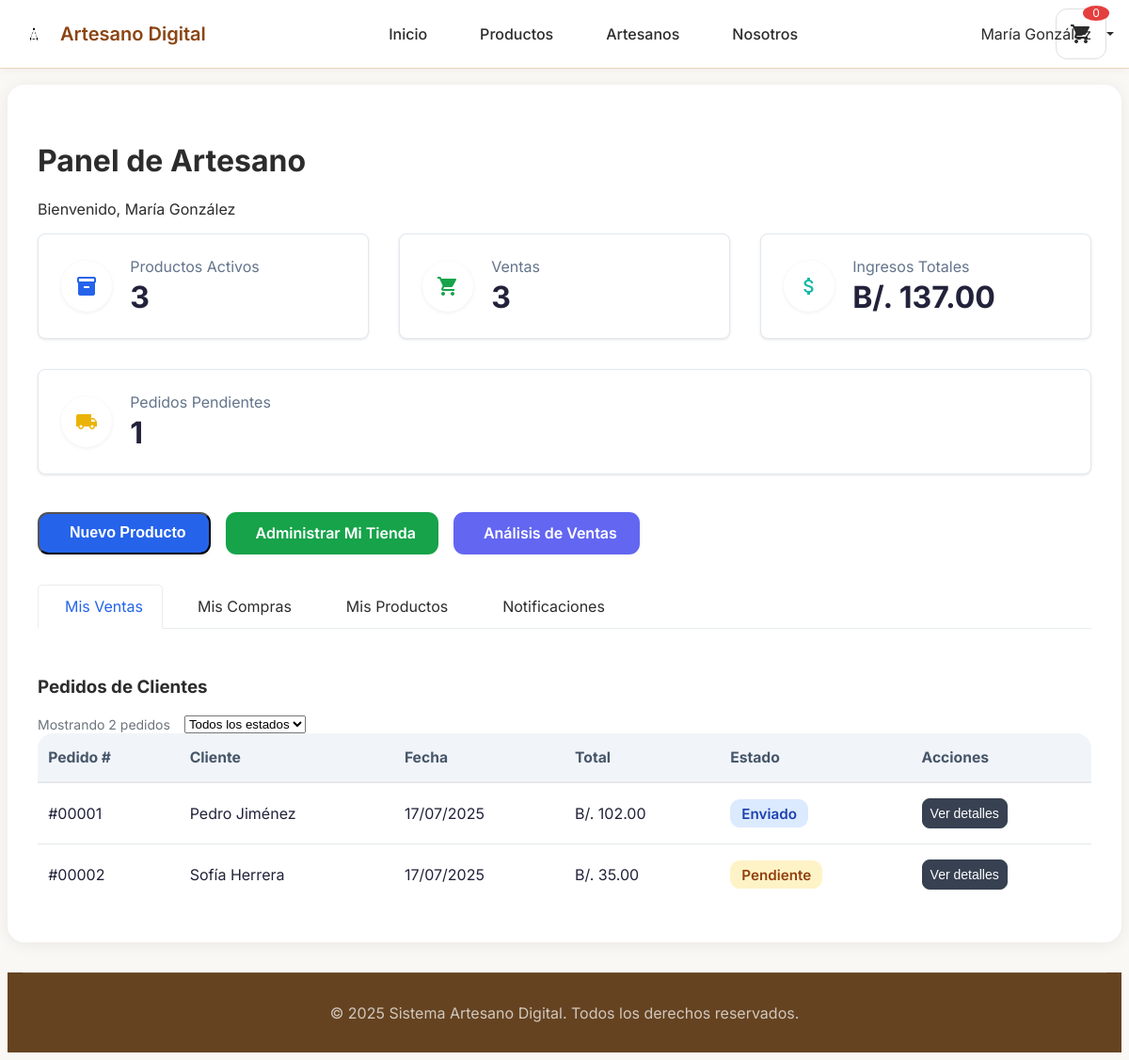
Page /dashboard/artesano (signed in) on the earlier database version.
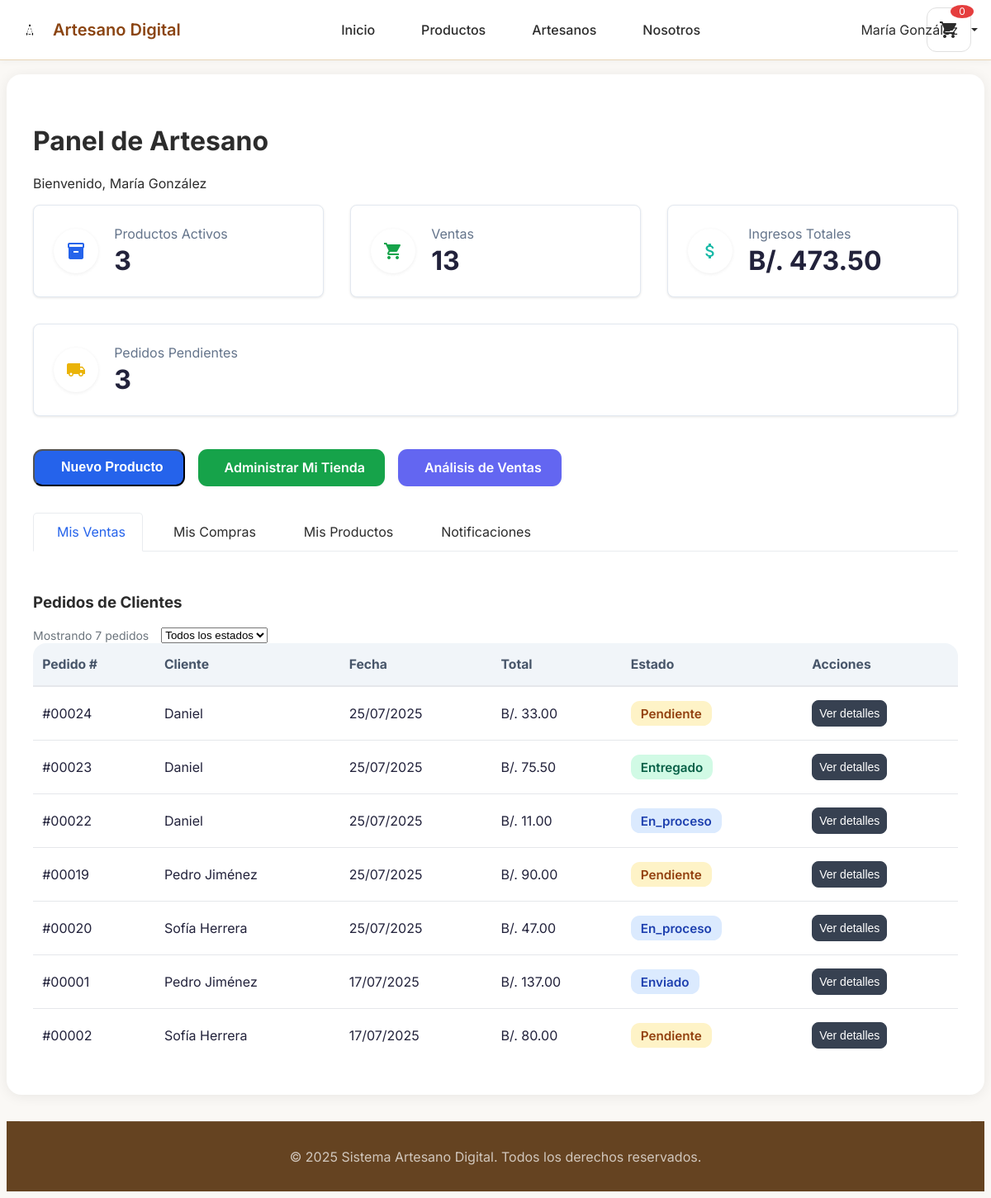
Same page on the later database version.
### tables this page shows
CREATE TABLE `productos` (
  `id_producto` int(11) NOT NULL,
  `id_tienda` int(11) NOT NULL,
  `nombre` varchar(100) NOT NULL,
  `descripcion` text DEFAULT NULL,
  `precio` decimal(10,2) NOT NULL,
  `descuento` decimal(10,2) DEFAULT 0.00,
  `imagen` varchar(255) DEFAULT NULL,
  `stock` int(11) DEFAULT 0,
  `activo` tinyint(1) DEFAULT 1,
  `fecha_creacion` datetime DEFAULT current_timestamp()
);

CREATE TABLE `pedidos` (
  `id_pedido` int(11) NOT NULL,
  `id_usuario` int(11) NOT NULL,
  `estado` enum('pendiente','confirmado','en_proceso','enviado','entregado','cancelado') DEFAULT 'pendiente',
  `metodo_pago` varchar(50) NOT NULL,
  `total` decimal(10,2) NOT NULL,
  `subtotal` decimal(10,2) DEFAULT NULL,
  `descuento` decimal(10,2) DEFAULT 0.00,
  `fecha_pedido` datetime DEFAULT current_timestamp(),
  `fecha_confirmacion` datetime DEFAULT NULL,
  `fecha_proceso` datetime DEFAULT NULL,
  `fecha_envio` datetime DEFAULT NULL,
  `fecha_entrega` datetime DEFAULT NULL,
  `direccion_envio` text NOT NULL,
  `metodo_envio` varchar(100) DEFAULT 'Env├¡o est├índar',
  `codigo_seguimiento` varchar(100) DEFAULT NULL,
  `tiempo_estimado` varchar(50) DEFAULT '3-5 d├¡as h├íbiles',
  `empresa_envio` varchar(100) DEFAULT NULL,
  `numero_seguimiento` varchar(100) DEFAULT NULL,
  `fecha_estimada_entrega` date DEFAULT NULL,
  `notas_entrega` text DEFAULT NULL,
  `fecha_actualizacion` timestamp NOT NULL DEFAULT current_timestamp() ON UPDATE current_timestamp()
);

CREATE TABLE `usuarios` (
  `id_usuario` int(11) NOT NULL,
  `nombre` varchar(100) NOT NULL,
  `correo` varchar(150) NOT NULL,
  `telefono` varchar(20) DEFAULT NULL,
  `direccion` text DEFAULT NULL,
  `contrasena` varchar(255) NOT NULL,
  `tipo_usuario` enum('cliente','artesano') NOT NULL,
  `fecha_registro` datetime DEFAULT current_timestamp(),
  `activo` tinyint(1) DEFAULT 1
);

### controllers/ControladorArtesano.php (called while the page is built, shortened)
<?php
class ControladorArtesano
{
    private GestorAutenticacion $gestorAuth;
    private PDO $conexion;
    public function __construct()
    {
        $this->gestorAuth = GestorAutenticacion::obtenerInstancia();
        $this->conexion = Database::obtenerInstancia()->obtenerConexion();
    }
    public function mostrarDashboard(): void
    {
        $usuario = $this->gestorAuth->obtenerUsuarioActual();
        $idUsuario = $usuario['id_usuario'] ?? 0;
        $pedidosRecientes = $this->obtenerPedidosRecibidos($idUsuario);
        $pedidosPersonales = $this->obtenerPedidosPersonales($idUsuario);
        $productos = $this->obtenerProductosPorArtesano($idUsuario);
        $datos = [
            'titulo' => 'Panel de Artesano',
            'usuario' => $usuario,
            'estadisticas' => $this->obtenerEstadisticas($idUsuario),
            'pedidos_recientes' => $pedidosRecientes,
            'pedidos_personales' => $pedidosPersonales,
            'productos' => $productos
        ];
        $this->cargarVista('artesano/dashboard', $datos);
    }
    private function obtenerEstadisticas(int $idUsuario): array
    {
        $estadisticas = [
            'productos_activos' => 0,
            'ventas_totales' => 0,
            'ingresos_totales' => 0.00,
            'pedidos_pendientes' => 0
        ];
        try {
            $conexion = $this->conexion;
            $stmt = $conexion->prepare("SELECT id_tienda FROM tiendas WHERE id_usuario = ?");
            $stmt->execute([$idUsuario]);
            $tienda = $stmt->fetch(PDO::FETCH_ASSOC);
            $idTienda = $tienda['id_tienda'];
            $stmt = $conexion->prepare("SELECT COUNT(*) as total FROM productos WHERE id_tienda = ? AND activo = 1");
            $stmt->execute([$idTienda]);
            $resultado = $stmt->fetch(\PDO::FETCH_ASSOC);
            $estadisticas['productos_activos'] = (int)($resultado['total'] ?? 0);
            $stmt = $conexion->prepare("
                SELECT COUNT(*) as total_ventas, SUM(pp.cantidad * pp.precio_unitario) as ingresos
                FROM pedido_productos pp
                JOIN pedidos p ON pp.id_pedido = p.id_pedido
                JOIN productos prod ON pp.id_producto = prod.id_producto
                WHERE prod.id_tienda = ? AND p.estado != 'cancelado'
            ");
            $stmt->execute([$idTienda]);
            $resultado = $stmt->fetch(\PDO::FETCH_ASSOC);
            $estadisticas['ventas_totales'] = (int)($resultado['total_ventas'] ?? 0);
            $estadisticas['ingresos_totales'] = floatval($resultado['ingresos'] ?? 0);
            $stmt = $conexion->prepare("
                SELECT COUNT(DISTINCT p.id_pedido) as pendientes
                FROM pedidos p
                JOIN pedido_productos pp ON p.id_pedido = pp.id_pedido
                JOIN productos prod ON pp.id_producto = prod.id_producto
                WHERE prod.id_tienda = ? AND p.estado = 'pendiente'
            ");
            $stmt->execute([$idTienda]);
            $resultado = $stmt->fetch(\PDO::FETCH_ASSOC);
            $estadisticas['pedidos_pendientes'] = (int)($resultado['pendientes'] ?? 0);
        } catch (\Exception $e) {
            error_log("Error al obtener estadísticas: " . $e->getMessage());
        }
        return $estadisticas;
    }
    private function obtenerPedidosRecibidos(int $idUsuario): array
    {
        try {
            $stmt = $this->conexion->prepare("
                SELECT id_tienda FROM tiendas WHERE id_usuario = ?
            ");
            $stmt->execute([$idUsuario]);
            $resultado = $stmt->fetch(PDO::FETCH_ASSOC);
            $idTienda = $resultado ? $resultado['id_tienda'] : 0;
            $stmt = $this->conexion->prepare("
                SELECT
                    p.id_pedido,
                    p.fecha_pedido,
                    SUM(pp.cantidad * pp.precio_unitario) as total,
                    p.estado,
                    u.nombre as cliente_nombre,
                    u.correo as cliente_correo
                FROM pedidos p
                JOIN pedido_productos pp ON p.id_pedido = pp.id_pedido
                JOIN productos prod ON pp.id_producto = prod.id_producto
                JOIN usuarios u ON p.id_usuario = u.id_usuario
                WHERE prod.id_tienda = ?
                GROUP BY p.id_pedido, p.fecha_pedido, p.estado, u.nombre, u.correo
                ORDER BY p.fecha_pedido DESC
                LIMIT 10
            ");
            $stmt->execute([$idTienda]);
            $pedidos = $stmt->fetchAll(PDO::FETCH_ASSOC);
            return $pedidos;
        } catch (\Exception $e) {
            error_log("Error al obtener pedidos recibidos: " . $e->getMessage());
            return [];
        }
    }
    private function obtenerPedidosPersonales(int $idUsuario): array
    {
        try {
            $stmt = $this->conexion->prepare("
                SELECT id_pedido, fecha_pedido, total, estado, metodo_pago
                FROM pedidos
                WHERE id_usuario = ?
                ORDER BY fecha_pedido DESC
                LIMIT 10
            ");
            $stmt->execute([$idUsuario]);
            $pedidos = $stmt->fetchAll(PDO::FETCH_ASSOC);
            return $pedidos;
        } catch (\Exception $e) {
            error_log("Error al obtener pedidos personales: " . $e->getMessage());
            return [];
        }
    }
    private function obtenerProductosPorArtesano(int $idUsuario): array
    {
        try {
            $stmt = $this->conexion->prepare("
                SELECT id_tienda, nombre_tienda FROM tiendas WHERE id_usuario = ?
            ");
            $stmt->execute([$idUsuario]);
            $resultado = $stmt->fetch(PDO::FETCH_ASSOC);
            $idTienda = $resultado ? $resultado['id_tienda'] : 0;
            $stmt = $this->conexion->prepare("
                SELECT p.id_producto, p.nombre, p.precio, p.descripcion, p.stock, p.imagen, p.activo, p.descuento
                FROM productos p
                WHERE p.id_tienda = ?
                ORDER BY p.fecha_creacion DESC
                LIMIT 20
            ");
            $stmt->execute([$idTienda]);
            $productos = $stmt->fetchAll(PDO::FETCH_ASSOC);
            return $productos;
        } catch (\Exception $e) {
            error_log("Error al obtener productos del artesano: " . $e->getMessage());
            return [];
        }
    }
    private function cargarVista(string $vista, array $datos = []): void
    {
        extract($datos);
        include "views/{$vista}.php";
    }
}

### config/Database.php (called while the page is built, shortened)
<?php
class Database
{
    private static ?Database $instancia = null;
    private ?PDO $conexion = null;
    private string $host;
    private string $baseDatos;
    private string $usuario;
    private string $contrasena;
    private string $charset;
    private function __construct()
    {
        $this->host = $_ENV['DB_HOST'] ?? 'localhost';
        $this->baseDatos = $_ENV['DB_DATABASE'] ?? 'artesano_digital';
        $this->usuario = $_ENV['DB_USERNAME'] ?? 'root';
        $this->contrasena = $_ENV['DB_PASSWORD'] ?? '';
        $this->charset = $_ENV['DB_CHARSET'] ?? 'utf8mb4';
    }
    public static function obtenerInstancia(): Database
    {
        if (self::$instancia === null) {
            self::$instancia = new self();
        }
        return self::$instancia;
    }
    private function conectar(): void
    {
        try {
            $dsn = "mysql:host={$this->host};dbname={$this->baseDatos};charset={$this->charset}";
            $opciones = [
                PDO::ATTR_ERRMODE => PDO::ERRMODE_EXCEPTION,
                PDO::ATTR_DEFAULT_FETCH_MODE => PDO::FETCH_ASSOC,
                PDO::ATTR_EMULATE_PREPARES => false,
                PDO::MYSQL_ATTR_INIT_COMMAND => "SET NAMES {$this->charset}"
            ];
            $this->conexion = new PDO($dsn, $this->usuario, $this->contrasena, $opciones);
        } catch (PDOException $e) {
            throw new Exception("Error de conexión a base de datos: " . $e->getMessage());
        }
    }
    public function obtenerConexion(): PDO
    {
        return $this->conexion;
    }
}

### utils/GestorAutenticacion.php (called while the page is built, shortened)
<?php
class GestorAutenticacion
{
    private static ?GestorAutenticacion $instancia = null;
    private function __construct()
    {
        $this->tiempoExpiracion = ((int)($_ENV['SESSION_LIFETIME'] ?? 120)) * 60;
    }
    public static function obtenerInstancia(): GestorAutenticacion
    {
        if (self::$instancia === null) {
            self::$instancia = new self();
        }
        return self::$instancia;
    }
    public function estaAutenticado(): bool
    {
        return true;
    }
    public function obtenerUsuarioActual(): ?array
    {
        if ($this->estaAutenticado()) {
            return [
                'id_usuario' => $_SESSION['usuario_id'],
                'nombre' => $_SESSION['usuario_nombre'],
                'correo' => $_SESSION['usuario_correo'],
                'tipo_usuario' => $_SESSION['usuario_tipo']
            ];
        }
        return null;
    }
}

### views/artesano/dashboard.php (the view, shortened to what the changed rows need)
<link rel="stylesheet" href="/artesanoDigital/assets/css/modal-detalle-pedidos.css">
<link rel="stylesheet" href="/artesanoDigital/assets/css/artesano-dashboard.css">
<div class="dashboard-container dashboard-bg-white">
    <div class="dashboard-header">
        <h1>Panel de Artesano</h1>
    </div>
    <div class="resumen-cards-horizontal">
        <div class="resumen-card resumen-blue">
            <div>
                <div class="resumen-label">Productos Activos</div>
                <div class="resumen-value"><?= $estadisticas['productos_activos'] ?? 0 ?></div>
            </div>
        </div>
        <div class="resumen-card resumen-green">
            <div>
                <div class="resumen-label">Ventas</div>
                <div class="resumen-value"><?= $estadisticas['ventas_totales'] ?? 0 ?></div>
            </div>
        </div>
        <div class="resumen-card resumen-teal">
            <div>
                <div class="resumen-label">Ingresos Totales</div>
                <div class="resumen-value">B/. <?= number_format($estadisticas['ingresos_totales'] ?? 0, 2) ?></div>
            </div>
        </div>
        <div class="resumen-card resumen-yellow">
            <div>
                <div class="resumen-label">Pedidos Pendientes</div>
                <div class="resumen-value"><?= $estadisticas['pedidos_pendientes'] ?? 0 ?></div>
            </div>
        </div>
    </div>
    <div class="tabs-content">
        <div id="tab-ventas" class="tab-pane active">
            <div class="dashboard-main">
                <div class="card">
                    <div class="card-header">
                        <div class="card-header-actions">
                            <span class="pedidos-contador" style="margin-right: 15px; font-size: 14px; color: #6c757d;">
                                Mostrando <?= count($pedidos_recientes ?? []) ?> pedidos
                            </span>
                            <select id="filtroEstadoPedidos" class="form-control form-control-sm">
                                <option value="">Todos los estados</option>
                            </select>
                        </div>
                    </div>
                    <div class="card-body">
                        <?php if (empty($pedidos_recientes ?? [])): ?>
                                <p class="empty-state">No hay pedidos recientes</p>
                        <?php else: ?>
                                <div class="table-responsive">
                                    <table class="table pedidos-table">
                                        <thead>
                                            <tr>
                                                <th>Pedido #</th>
                                                <th>Cliente</th>
                                                <th>Fecha</th>
                                                <th>Total</th>
                                                <th>Estado</th>
                                                <th>Acciones</th>
                                            </tr>
                                        </thead>
                                        <tbody>
                                            <?php foreach ($pedidos_recientes as $pedido): ?>
                                                    <tr class="estado-<?= $pedido['estado'] ?>">
                                                        <td>#<?= str_pad($pedido['id_pedido'], 5, '0', STR_PAD_LEFT) ?></td>
                                                        <td><?= htmlspecialchars($pedido['cliente_nombre'] ?? 'Cliente') ?></td>
                                                        <td><?= date('d/m/Y', strtotime($pedido['fecha_pedido'])) ?></td>
                                                        <td>B/. <?= number_format($pedido['total'], 2) ?></td>
                                                        <td>
                                                            <span class="badge status-<?= $pedido['estado'] ?>">
                                                                <?= ucfirst($pedido['estado']) ?>
                                                            </span>
                                                        </td>
                                                        <td>
                                                            <button class="btn btn-sm btn-primary ver-pedido"
                                                                data-id="<?= $pedido['id_pedido'] ?>">
                                                                Ver detalles
                                                            </button>
                                                        </td>
                                                    </tr>
                                            <?php endforeach; ?>
                                        </tbody>
                                    </table>
                                </div>
                        <?php endif; ?>
                    </div>
                </div>
            </div>
        </div>
    </div>
<?php
include __DIR__ . '/../layouts/base.php';
?>

Differences in the rows shown:
changed productos id 3: stock "3" → "13"; id_producto "1" → "3"
added pedidos: id_pedido "00024", id_usuario.nombre "Daniel", fecha_pedido "25/07/2025", total "33.00", estado "Pendiente"
added pedidos: id_pedido "00023", id_usuario.nombre "Daniel", fecha_pedido "25/07/2025", total "75.50", estado "Entregado"
added pedidos: id_pedido "00022", id_usuario.nombre "Daniel", fecha_pedido "25/07/2025", total "11.00", estado "En_proceso"
added pedidos: id_pedido "00019", id_usuario.nombre "Pedro Jiménez", fecha_pedido "25/07/2025", total "90.00", estado "Pendiente"
added pedidos: id_pedido "00020", id_usuario.nombre "Sofía Herrera", fecha_pedido "25/07/2025", total "47.00", estado "En_proceso"
changed pedidos "Enviado": total "102.00" → "137.00"
changed pedidos "00002": total "35.00" → "80.00"
Other differences:
$estadisticas['ingresos_totales']: "137.00" → "473.50"
count($pedidos_recientes ?? []): "2" → "7"
